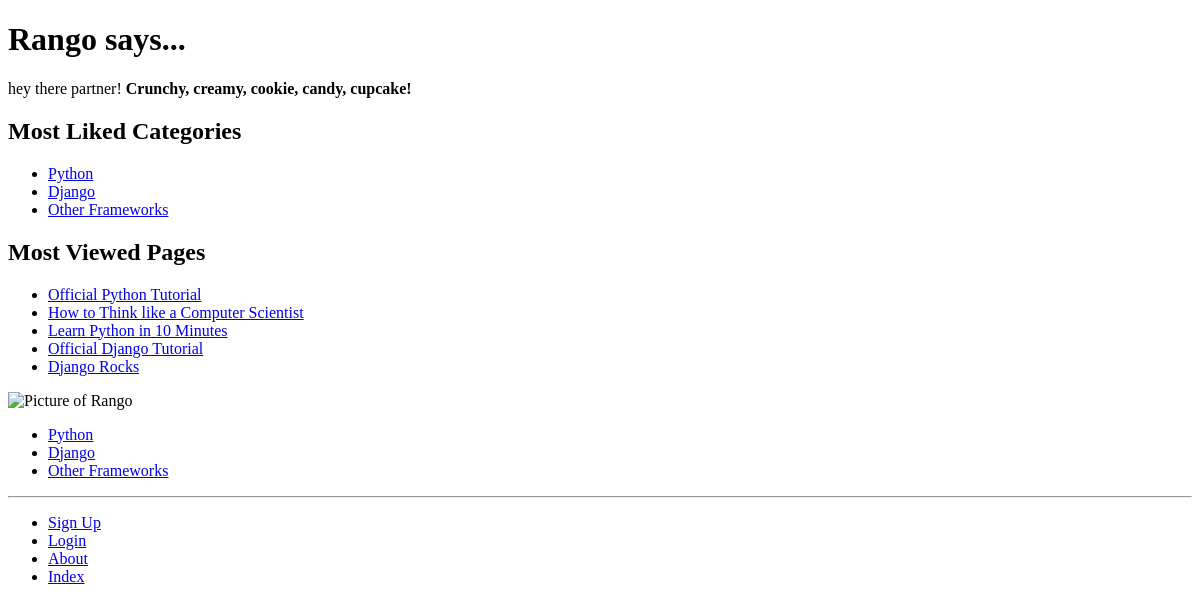
The app's page /, older data.
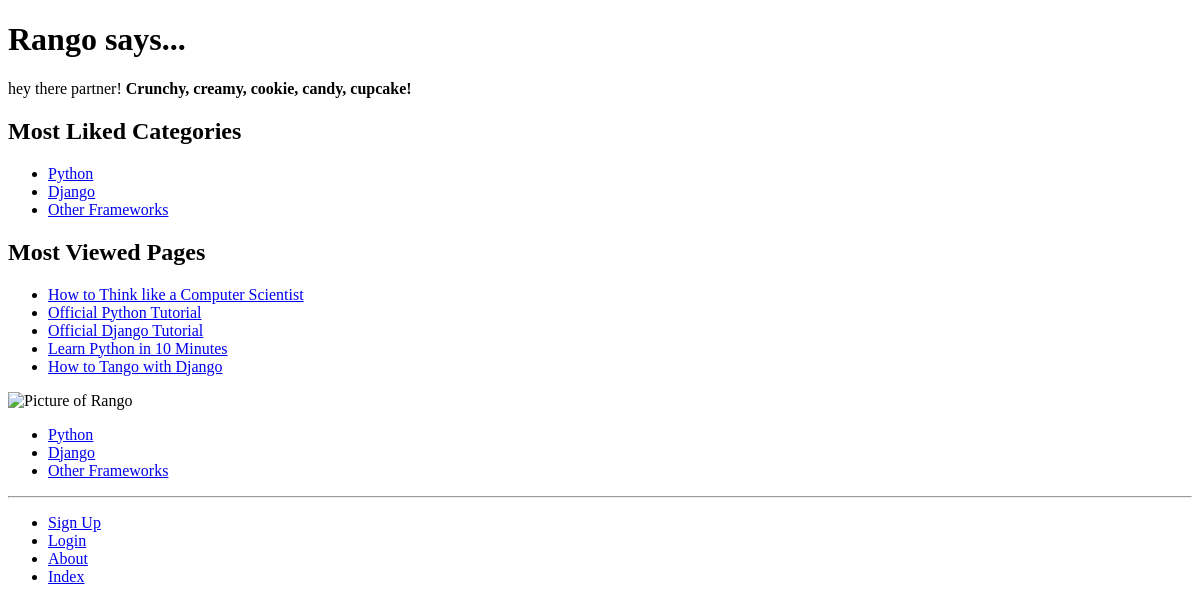
The same page, newer data.
### rango/models.py (models this page shows, shortened)
class Category(models.Model):
    NAME_MAX_LENGHT = 128
    name = models.CharField(max_length=NAME_MAX_LENGHT, unique=True)
    views = models.IntegerField(default=0)
    likes = models.IntegerField(default=0)
    slug = models.SlugField(unique=True)
    class Meta:
        verbose_name_plural = 'Categories'

class Page(models.Model):
    TITLE_MAX_LENGTH = 128
    URL_MAX_LENGTH = 200
    category = models.ForeignKey(Category, on_delete=models.CASCADE)
    title = models.CharField(max_length=TITLE_MAX_LENGTH)
    url = models.URLField()
    views = models.IntegerField(default=0)

### rango/views.py (the view)
# urls.py: path('', views.index, name='index'),
def index(request):
    category_list = Category.objects.order_by('-likes')[:5]
    page_list = Page.objects.order_by('-views')[:5]
    context_dict = {}
    context_dict['boldmessage'] = 'Crunchy, creamy, cookie, candy, cupcake!'
    context_dict['categories'] = category_list
    context_dict['pages'] = page_list
    return render(request, 'rango/index.html', context=context_dict)

### rango/templatetags/rango_template_tags.py (called while the page is built)
@register.inclusion_tag('rango/categories.html')
def get_category_list(current_category=None):
    return {'categories': Category.objects.all(),
            'current_category': current_category}

### templates/rango/index.html (shortened to what this page needs)
{% extends 'rango/base.html' %}
{% load static %}
{% block body_block %}
    <h1>Rango says...</h1>
    <div>
        {% if user.is_authenticated %}
            howdy {{ user.username }}!
        {% else %}
            hey there partner!
        {% endif %}
        <strong>{{ boldmessage }}</strong><br />
    </div>
    <div>
    <h2>Most Liked Categories</h2>
    {% if categories %}
        <ul>
            {% for category in categories %}
            <li><a href="/rango/category/{{ category.slug }}/">{{ category.name }}</a></li>
            {% endfor %}
        </ul>
    {% else %}
        <strong>There are no categories present.</strong>
    {% endif %}
    </div>
    <div>
    <h2>Most Viewed Pages</h2>
    {% if pages %}
        <ul>
            {% for page in pages %}
            <li><a href="{{ page.url }}">{{ page.title }}</a></li>
            {% endfor %}
        </ul>
    {% else %}
        <strong>There are no pages present.</strong>
    {% endif %}
    </div>
    <img src="{% static 'images/rango.jpeg' %}" alt="Picture of Rango" />
{% endblock %}

### templates/rango/categories.html
<ul>
    {% if categories %}
        {% for c in categories %}
            {% if c == current_category %}
            <li><strong><a href="{% url 'rango:show_category' c.slug %}">{{ c.name}}</a></strong></li>
            {% else %}
            <li><a href="{% url 'rango:show_category' c.slug %}">{{ c.name}}</a></li>
            {% endif %}
        {% endfor %}
    {% else %}
        <li><strong>There are no categories present.</strong></li>
    {% endif %}
</ul>

Row changes from the older to the newer data that the page shows:
no longer on this page (row edited): Page: title "Django Rocks"
changed Page "How to Think like a Computer Scientist": moves up the list
changed Page "Official Django Tutorial": moves up the list
now on this page (row edited): Page: title "How to Tango with Django"
